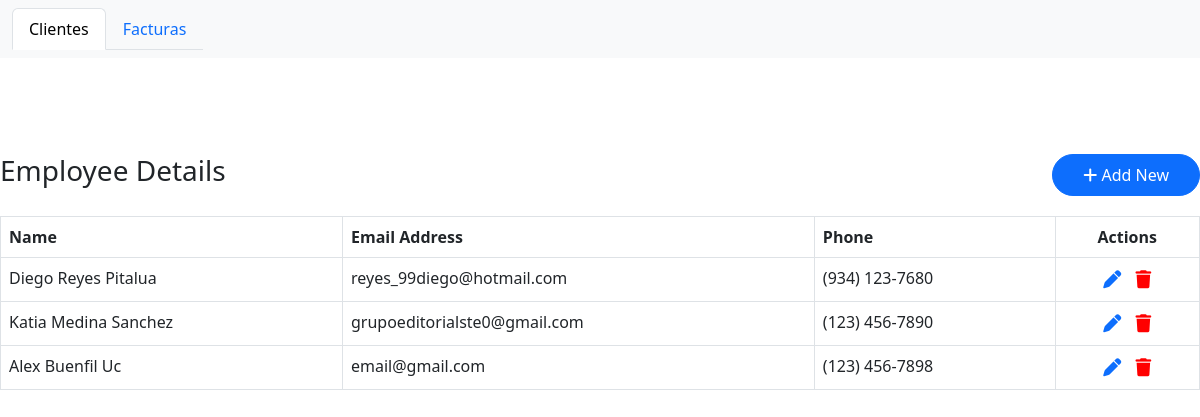
The page / on the database its author committed.
### tables this page shows
CREATE TABLE `Usuario` (
  `id` int(11) NOT NULL,
  `nombre` varchar(50) NOT NULL,
  `apellido` varchar(100) NOT NULL,
  `edad` int(3) DEFAULT NULL,
  `correo_electronico` varchar(150) NOT NULL,
  `telefono` varchar(14) NOT NULL
);

### index.php (the view, shortened to what this page needs)
<?php
    include ('DB/conexion.php');
    $consulta = "SELECT * FROM Usuario";
    $respuesta = mysqli_query($conexion,$consulta);
?>
<!DOCTYPE html>
<html lang="en">
<head>
    <link rel="stylesheet" href="css/estilo.css">
    <link href="https://cdn.jsdelivr.net/npm/bootstrap@5.3.0-alpha3/dist/css/bootstrap.min.css" rel="stylesheet">
</head>
<body>
    <nav class="navbar navbar-expand-lg bg-body-tertiary">
        <div class="container-fluid">
          <div class="collapse navbar-collapse" id="navbarSupportedContent">
            <ul class="nav nav-tabs">
                <li class="nav-item">
                  <a class="nav-link active" href="#">Clientes</a>
                </li>
                <li class="nav-item">
                  <a class="nav-link" href="html/facturas.php">Facturas</a>
                </li>
          </div>
        </div>
    </nav>
    <br><br><br><br>
    <div class="ancho izq_der">
        <h3><span style="font-weight: normal;">Employee</span> Details</h3>
        <a href="html/addUser.php" class="btn btn_add btn-primary"><i class="fa-solid fa-plus"></i> Add New</a>
    </div>
    <table class="ancho table table-bordered">
        <thead>
            <tr>
                <th>Name</th>
                <th>Email Address</th>
                <th>Phone</th>
                <th class="cel_acction1">Actions</th>
            </tr>
        </thead>
        <tbody>
            <?php
                foreach($respuesta AS $row){
            ?>
            <tr>
                <td><?php echo $row['nombre'] . " " . $row['apellido']; ?></td>
                <td><?php echo $row['correo_electronico'] ?></td>
                <td><?php echo $row['telefono'] ?></td>
                <td class="cel_acction">
                    <a href="#" onclick="editar('html/updateUser.php?id=<?php echo $row["id"];?>')"><i class="fa-solid fa-pen"></i></a>
                    <a class="btn_delete" href="#" onclick="eliminarUser('DB/crud/deleteUser.php?id=<?php echo $row["id"];?>')"><i class="fa-solid fa-trash"></i></a>
                </td>
            </tr>
            <?php
                }
            ?>
        </tbody>
    </table>
</body>
</html>

### css/estilo.css (style rules this page uses)
.ancho { max-width: 1200px; margin: auto; }
.izq_der { display: flex; flex-direction: row; justify-content: space-between; margin-bottom: 20px; }
.btn_add { border-radius: 30px !important; padding: 8px 30px !important; }
.btn_add { border-radius: 40px !important; }
.cel_acction1 { text-align: center; }
.cel_acction { text-align: center; }
.cel_acction a { font-size: 18px; }
.btn_delete { color: red !important; margin-left: 10px; }

### rows shown on the page
usuario: nombre "Diego", apellido "Reyes Pitalua", correo_electronico "reyes_99diego@hotmail.com", telefono "(934) 123-7680"
usuario: nombre "Katia", apellido "Medina Sanchez", correo_electronico "grupoeditorialste0@gmail.com", telefono "(123) 456-7890"
usuario: nombre "Alex", apellido "Buenfil Uc", correo_electronico "email@gmail.com", telefono "(123) 456-7898"
